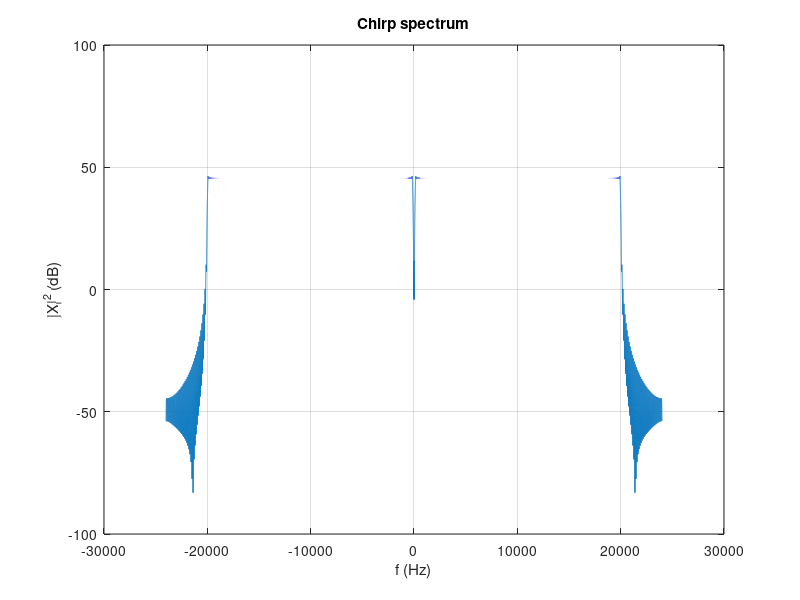

MATLAB code for this plot: (Note: this script raises an error after producing the figure.)
fs = 48000; %sampling frequency
T = 5; %chirp duration

N = fs * T; %number of samples
tn = (0:N-1)/fs; 
tn = tn(:);

fo = 100; %initial frequency
f1 = 20000; %finish frequency
k = (f1-fo)/T;

%% DEFINING CHIRP, with this signal we will be able to test the frequency response of our mic and speakers
chirp_function = 0.5*sin(2*pi*(fo.*tn + (k/2).*tn.^2));

%applying ramp at the beggining and at the end to prevent high changes of
%amplitude at the beggining and the end (and abrupt start or end)

time_ramp = 0.01; %10ms of ramp
Nr = round(time_ramp*fs);
% 0->1...1->0
env = ones(N, 1);
ramp = 0:1/Nr:1-1/Nr;
env(1:Nr) = ramp;
env(N - Nr + 1: N) = fliplr(ramp);
env = env(:);

chirp_function = chirp_function.*env;

%% PLOTTING chirp

X  = fftshift(fft(chirp_function));
fc = (-N/2 : N/2-1).* fs/N; % -24 kHz ... +24 kHz

figure;
plot(fc, 10*log10(abs(X).^2)), grid on;
xlabel('f (Hz)'), ylabel('|X|^2 (dB)'), title('Chirp spectrum');

%% Using Chirp, testing 3 times...
rec = audiorecorder(fs, 16, 1);
player = audioplayer(chirp_function, fs); %plays the chirp

for i = 1:3
    display("Recording... Test " + i);
    record(rec);            
    playblocking(player);   
    pause(0.5); %waits for half a second before stopping...           
    stop(rec);
    display("Done Test " + i + "!");
    figure;
    rx = getaudiodata(rec);
    audiowrite("p0_chirp_rx_" + i + ".wav", rx, fs);
    R = fftshift(fft(rx)); %get the fft of the audio recorded
    fx = (-length(rx)/2 : length(rx)/2-1).* fs/length(rx); % -24 kHz ... +24 kHz
    plot(fx, 10*log10(abs(R).^2)), grid on; %plot so we can compare it to the original chirp
    xlabel('f (Hz)'), ylabel('|X|^2 (dB)'), title('Chirp through mic spectrum');
end

%% mic response against a pure tone

signal_cosine = cos(2*pi*1000*tn);
signal_cosine = signal_cosine.*env;
rec = audiorecorder(fs, 16, 1);
player = audioplayer(signal_cosine, fs); %plays the chirp
record(rec);            
playblocking(player);   
pause(0.5); %waits for half a second before stopping...           
stop(rec);
rx = getaudiodata(rec);
audiowrite("p0_pure_tone_rx.wav", rx, fs);
